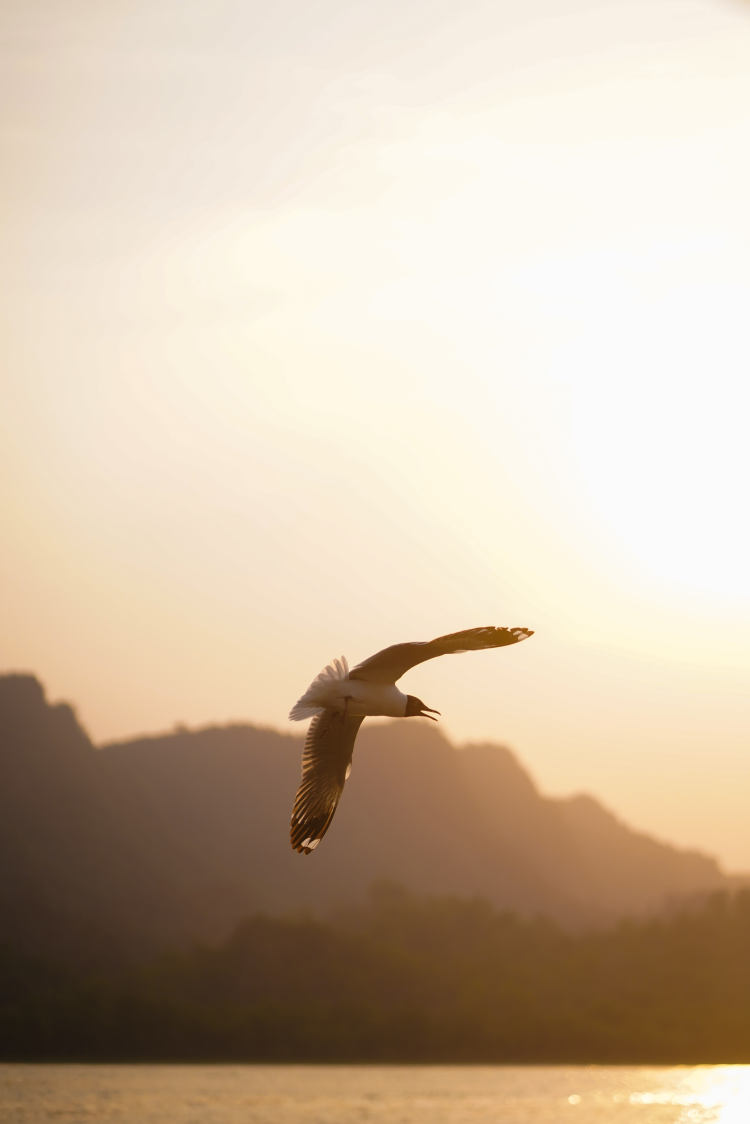
#> input picture resources/image.jpg, 3746 x 5619 px (shown at 1/5 size)
$ python 05-Chapter_5.py
#> lines starting #> are read from the running program, lines starting #| are printed output that depends on the picture; after the words box and inside, x2 and y2 are one past the last pixel; in counts of white or black regions, pixels touching at a corner belong together
# Image Saving and Image Writting

# Import Library
import cv2 as cv

# Read Image
img = cv.imread('resources/image.jpg')
#> img is the input picture: shape (5619, 3746, 3); mean B, G, R 164.6, 186.1, 204.3

# # Resize Image
# img = cv.resize(img, (500, 600))

gray = cv.cvtColor(img, cv.COLOR_BGR2GRAY)
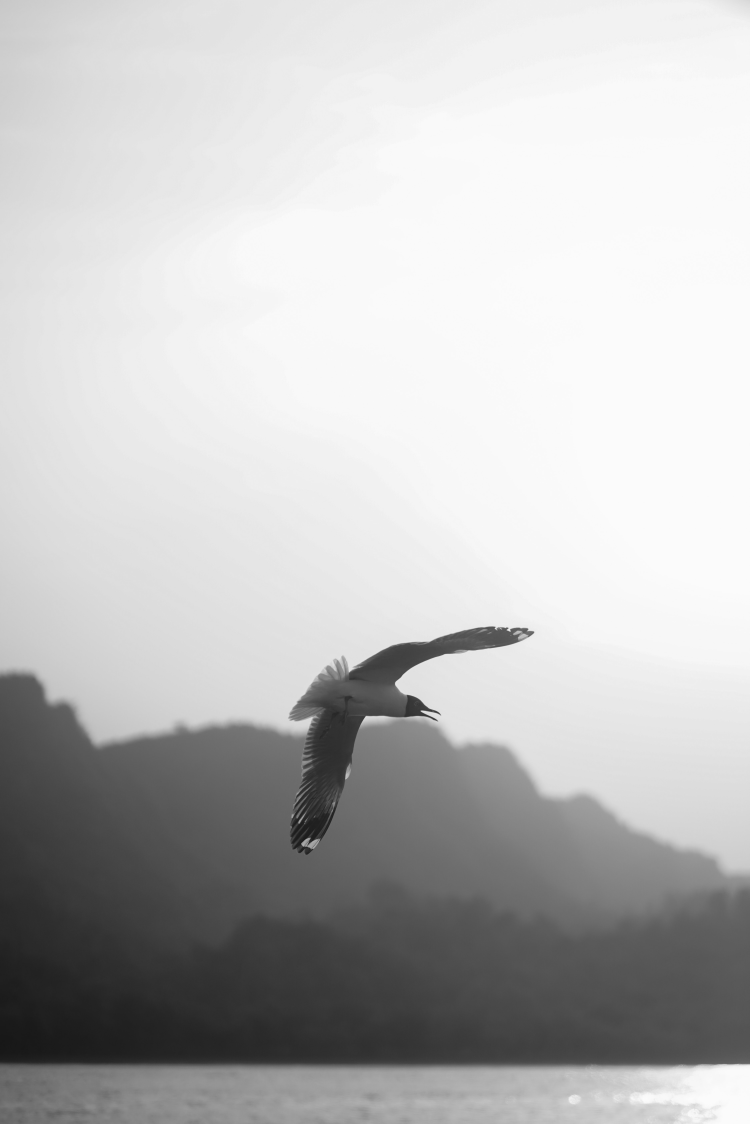
#> gray: shape (5619, 3746) (shown at 1/5 size); min 17, max 253, mean 189.1
(thresh, binary) = cv.threshold(gray, 127, 255, cv.THRESH_BINARY)
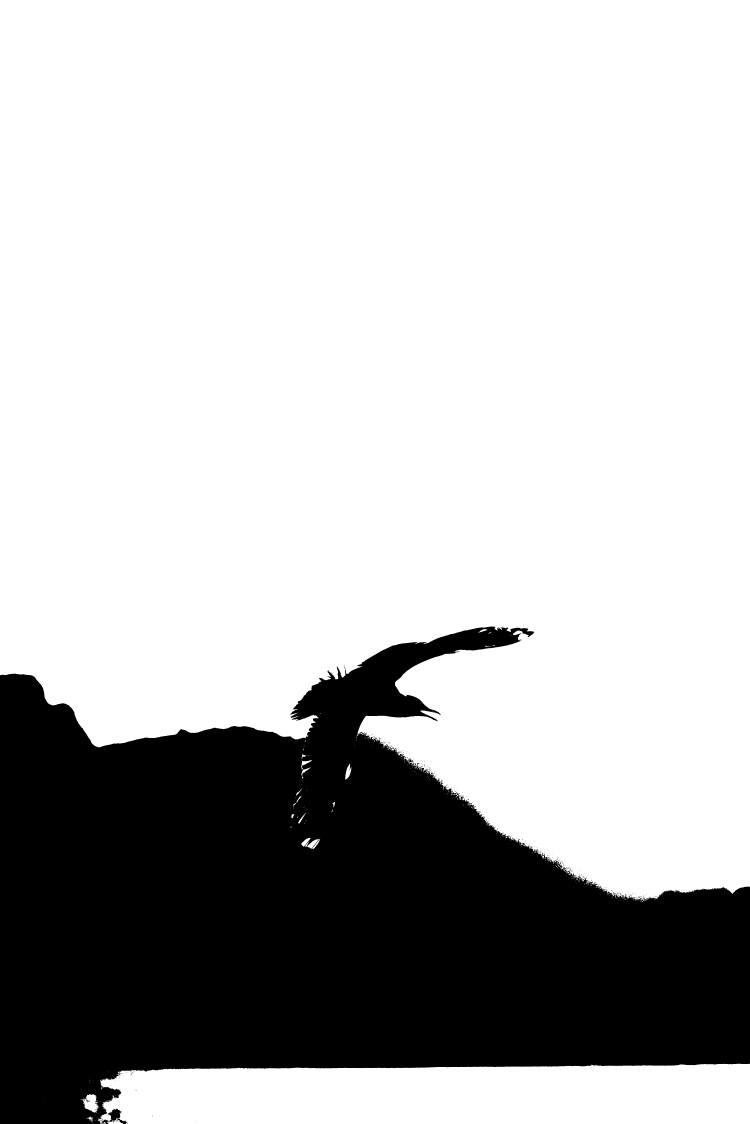
#> binary: shape (5619, 3746) (shown at 1/5 size); 73.3% white; 385 black regions (355 under 20 px), largest, box (x1, y1, x2, y2) and area: (0, 3133, 3746, 5619) 5622882, (538, 5544, 606, 5613) 2477, (584, 5593, 634, 5619) 531


cv.imwrite('resources/gray.jpg', gray)
cv.imwrite('resources/binary.jpg', binary)

$ run again, with resources/img.jpg copied over resources/image.jpg
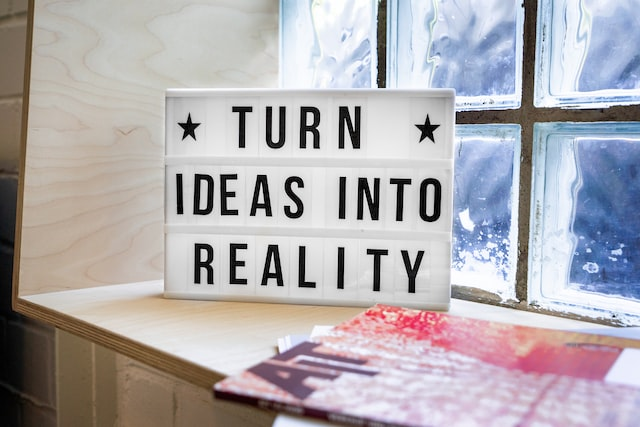
#> input picture resources/img.jpg, 640 x 427 px
#> img is the input picture: shape (427, 640, 3); mean B, G, R 175.4, 171.6, 176
#> `gray = cv.cvtColor(img, cv.COLOR_BGR2GRAY)`:
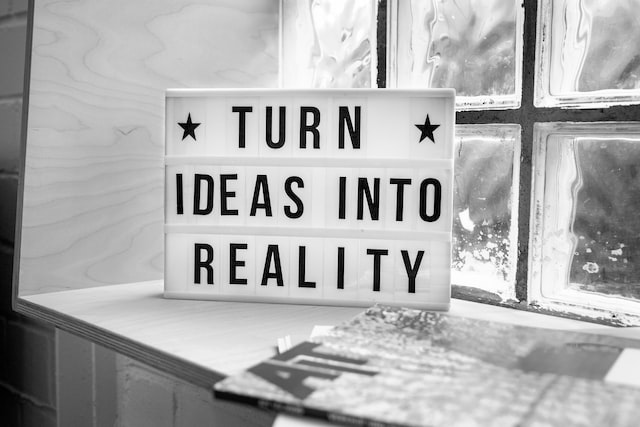
#> gray: shape (427, 640); min 0, max 255, mean 173.4
#> `(thresh, binary) = cv.threshold(gray, 127, 255, cv.THRESH_BINARY)`:
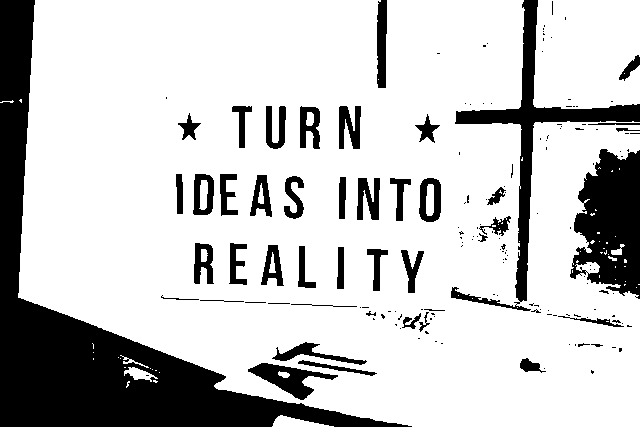
#> binary: shape (427, 640); 78.2% white; 164 black regions (116 under 20 px), largest, box (x1, y1, x2, y2) and area: (0, 0, 412, 427) 31529, (570, 149, 640, 299) 7262, (451, 0, 640, 311) 6338

$ run again, with resources/masood.jpg copied over resources/image.jpg
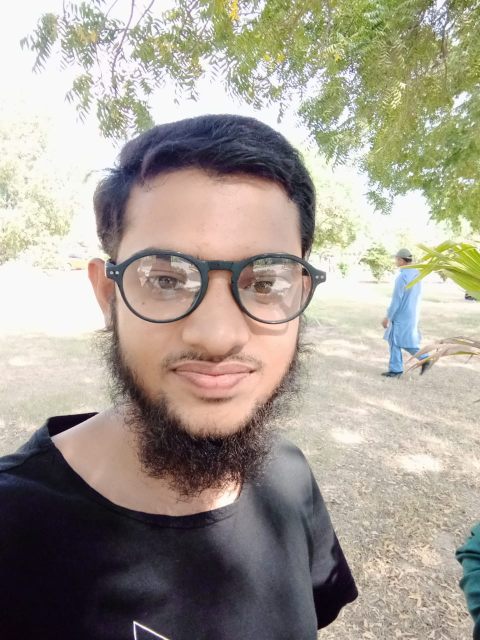
#> input picture resources/masood.jpg, 960 x 1280 px (shown at 1/2 size)
#> img is the input picture: shape (1280, 960, 3); mean B, G, R 146.4, 157.4, 164.5
#> `gray = cv.cvtColor(img, cv.COLOR_BGR2GRAY)`:
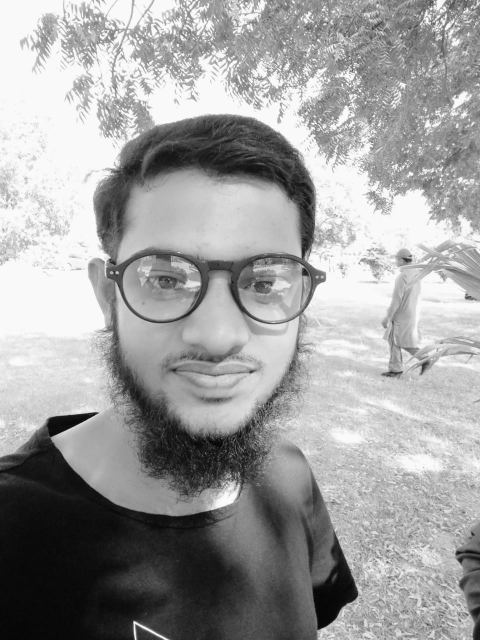
#> gray: shape (1280, 960) (shown at 1/2 size); min 2, max 255, mean 158.3
#> `(thresh, binary) = cv.threshold(gray, 127, 255, cv.THRESH_BINARY)`:
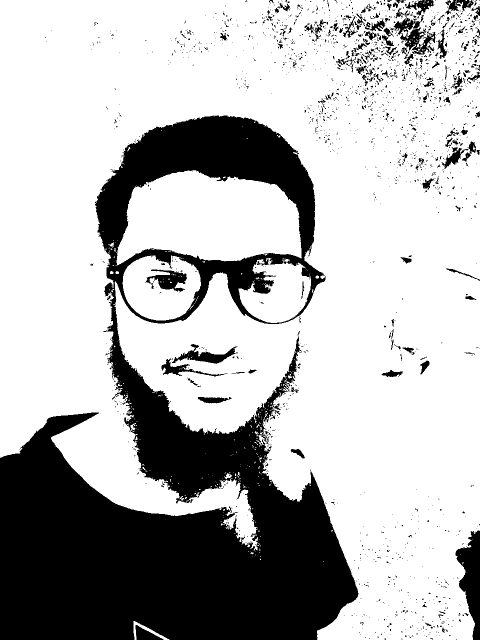
#> binary: shape (1280, 960) (shown at 1/2 size); 71.6% white; 1937 black regions (1765 under 20 px), largest, box (x1, y1, x2, y2) and area: (0, 231, 717, 1280) 314556, (911, 1061, 960, 1280) 5905, (787, 35, 872, 109) 2470

$ run again, with resources/perspective.jpg copied over resources/image.jpg
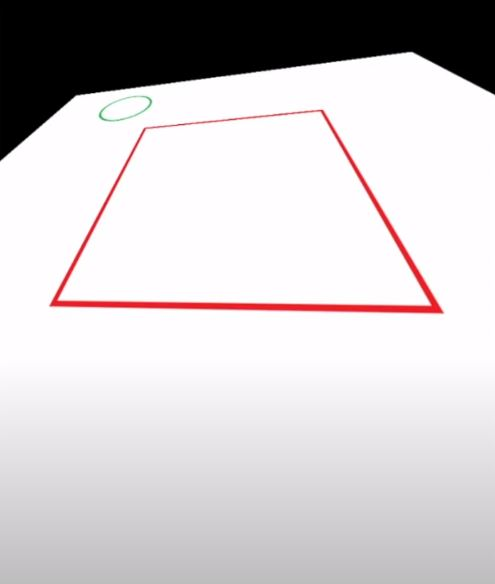
#> input picture resources/perspective.jpg, 495 x 584 px
#> img is the input picture: shape (584, 495, 3); mean B, G, R 203.4, 201.4, 205.7
#> `gray = cv.cvtColor(img, cv.COLOR_BGR2GRAY)`:
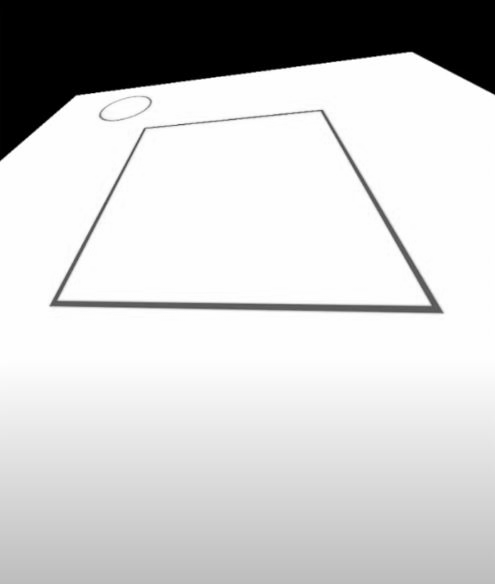
#> gray: shape (584, 495); min 0, max 255, mean 203
#> `(thresh, binary) = cv.threshold(gray, 127, 255, cv.THRESH_BINARY)`:
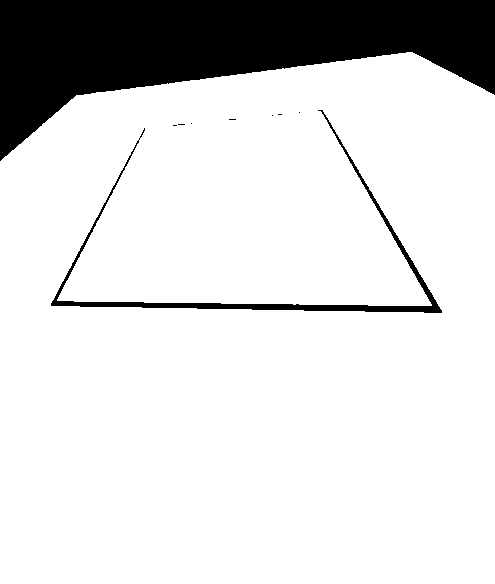
#> binary: shape (584, 495); 84.8% white; 9 black regions (7 under 20 px), largest, box (x1, y1, x2, y2) and area: (0, 0, 495, 161) 40576, (51, 110, 442, 313) 3428
